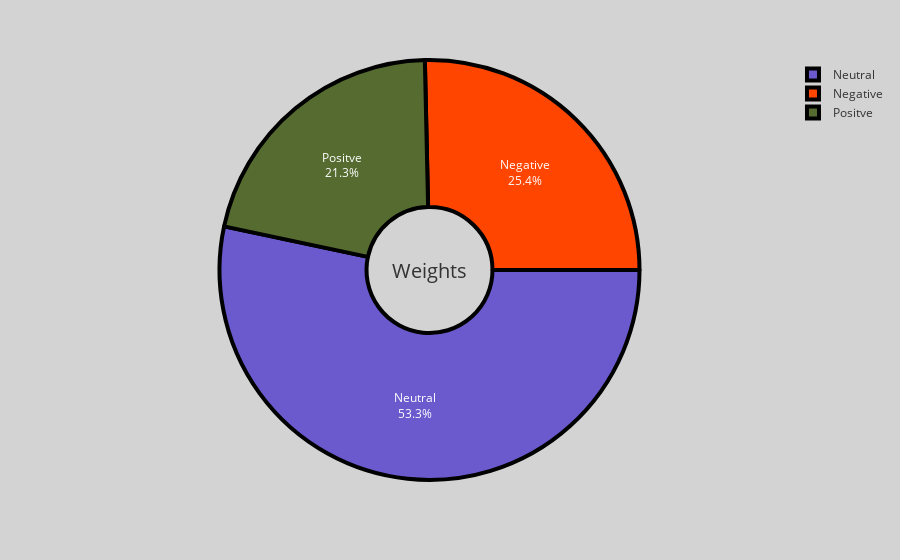

Notebook code for this chart:
### Markdown cell above
---

### Code cell
lst = [df['positive_ratio'].sum(), df['neutral_ratio'].sum() , df['negative_ratio'].sum() ]
names = ['Positve', 'Neutral', 'Negative']
weights_df = pd.DataFrame(zip(names, lst), index=['pos', 'neu', 'neg'], columns=['names', 'ratios'])



fig9 = px.pie(weights_df, values='ratios', names='names', color='names', hole=0.3, 
             #color_discrete_sequence=['SlateBlue', 'DarkOliveGreen', 'OrangeRed'])
             color_discrete_map={'Positve':'DarkOliveGreen', 'Neutral': 'SlateBlue', 'Negative':'OrangeRed'})

fig9.update_traces(textinfo="percent+label", marker=dict(line=dict(color='#000000', width=4)), rotation=90)
fig9.update_layout(template='ggplot2', paper_bgcolor='rgb(211, 211, 211)', plot_bgcolor='rgb(211, 211, 211)',
                   annotations=[dict(text='Weights', x=0.5, y=0.5, font_size=20, showarrow=False)])
fig9.show()

### Figure 1 — Plotly figure (JSON) as saved in the notebook; plotly's stock layout.template omitted (floating-point values rounded to 4 significant figures)
{"data": [{"customdata": [["Positve"], ["Neutral"], ["Negative"]], "domain": {"x": [0, 1], "y": [0, 1]}, "hole": 0.3, "hovertemplate": "label=%{label}<br>ratios=%{value}<br>names=%{customdata[0]}<extra></extra>", "labels": ["Positve", "Neutral", "Negative"], "legendgroup": "", "marker": {"colors": ["DarkOliveGreen", "SlateBlue", "OrangeRed"], "line": {"color": "#000000", "width": 4}}, "name": "", "rotation": 90, "showlegend": true, "textinfo": "percent+label", "type": "pie", "values": [6.395, 16.0, 7.606]}], "layout": {"annotations": [{"font": {"size": 20}, "showarrow": false, "text": "Weights", "x": 0.5, "y": 0.5}], "legend": {"tracegroupgap": 0}, "margin": {"t": 60}, "paper_bgcolor": "rgb(211, 211, 211)", "plot_bgcolor": "rgb(211, 211, 211)"}}
